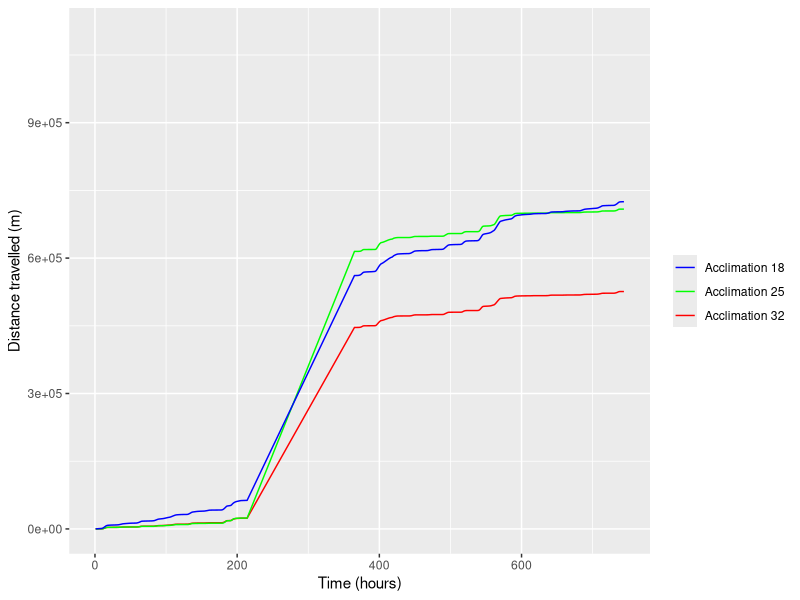
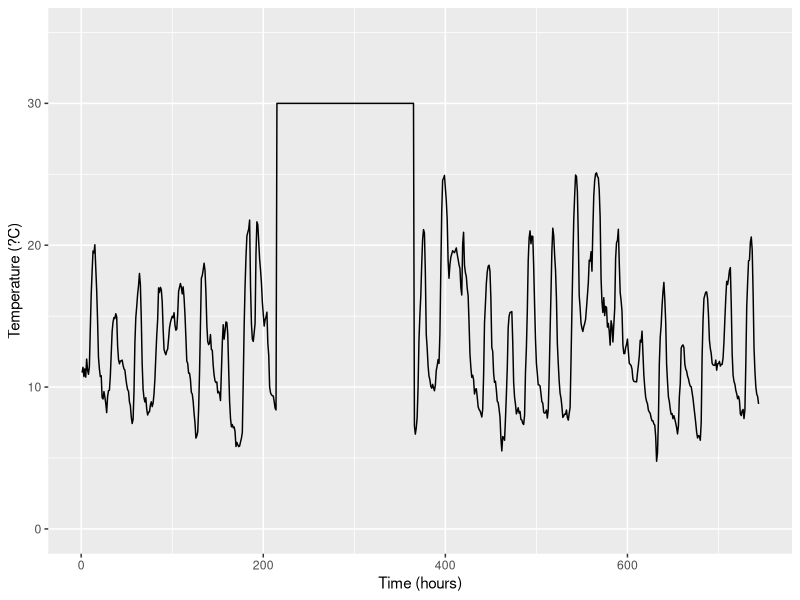
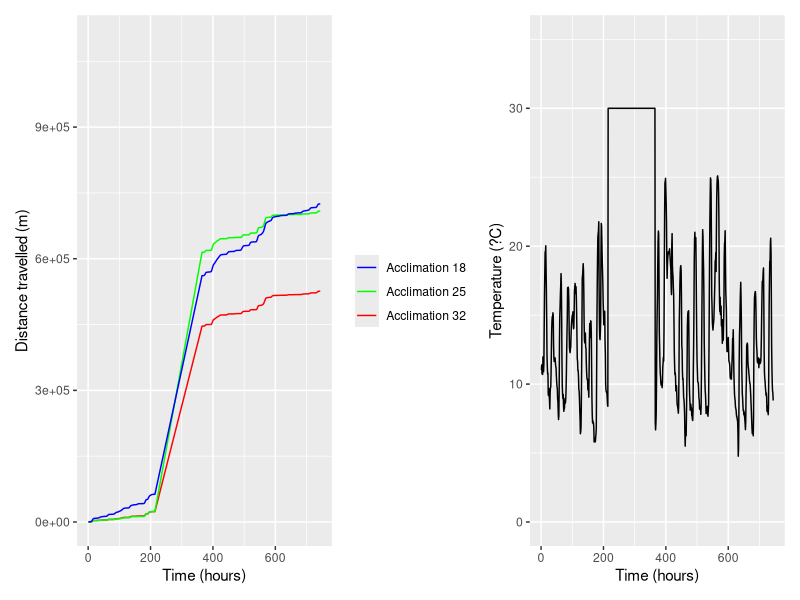

Generate these figures, in order, with R:
setwd("Documents/R/Movement rate modeling/Spread rate_cold and warm spells/Data/")

#Install Packages 
install.packages("ggplot2")
install.packages("patchwork")

#Load Packages 
library(ggplot2)
library(patchwork)

#Load July warm spell data 
df <- read.csv("Spread_rate_Jul_warm_spell.csv", header = TRUE, sep=";")

df$Acclimation <- as.character(df$Acclimation)  

df18 <- subset(df, Acclimation == 18)

df25 <- subset(df, Acclimation == 25)

df32 <- subset(df, Acclimation == 32)

#Plot July with warm spell distance travelled data (Grabouw)

p5 <- ggplot()+
  geom_line(data=df32, aes(x=Time, y=Distance_travelled_acc, color="Acclimation 32"))+
  geom_line(data=df25, aes(x=Time, y=Distance_travelled_acc, color="Acclimation 25"))+
  geom_line(data=df18, aes(x=Time, y=Distance_travelled_acc, color="Acclimation 18"))+
  labs(y = 'Distance travelled (m)',
       x= 'Time (hours)',
       color = "")+
  scale_colour_manual(values = c("blue", "green", "red"))+
  theme(legend.title = element_text("Acclimation"))+
  ylim(0, 1100000)

#View plot
p5

#Plot temperature over time data for July with warm spell (Grabouw)
p6 <- ggplot()+
  geom_line(data=df, aes(x=Time, y=Temp))+
  labs(y = 'Temperature (?C)',
       x= 'Time (hours)')+
  ylim(0,35)

#View plot 
p6

#Combine plots 
p5+p6

#Save plots: Size 850 width, do not keep aspect ratio
